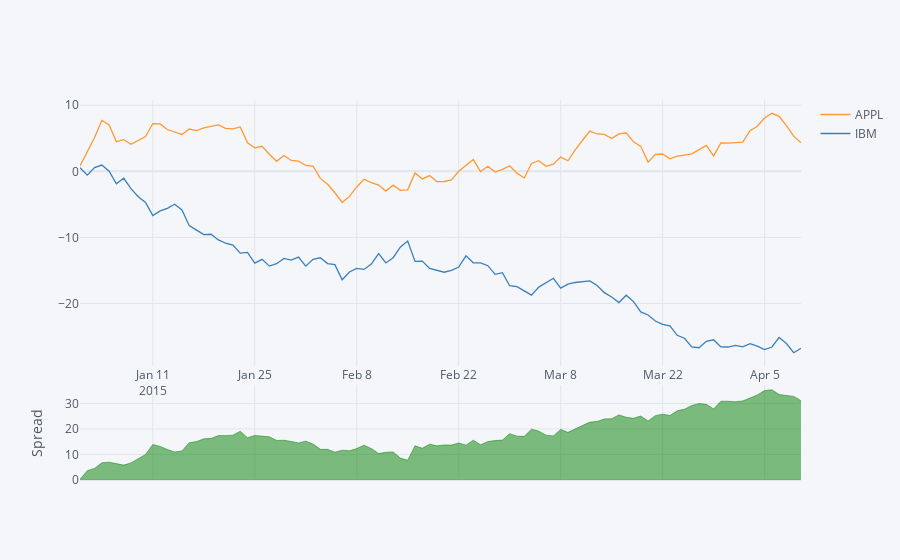

The code cell stored with this chart in its notebook:
### Markdown cell above
### Spread and Ratio charts

We can also create spread and ratio charts on the fly with **kind='spread'** and **kind='ratio'**

### Code cell
df[['APPL','IBM']].iplot(filename='Tutorial Spread',kind='spread')
